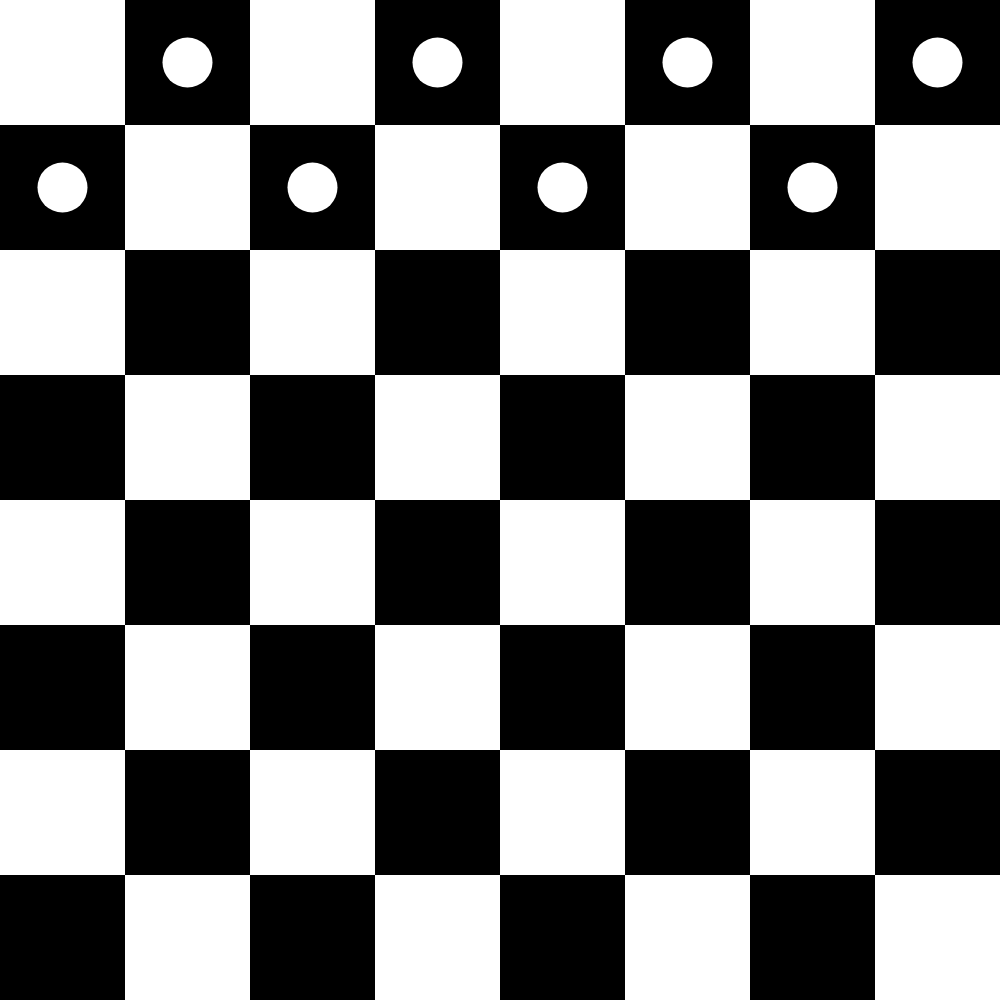
Frame 1 (no input)
Frame 60 (no input): identical to frame 1, image omitted
Frame 120 (the mouse pressed at the canvas centre since frame 60): identical to frame 1, image omitted

The p5.js sketch that drew this single still picture (run headless with seeded random() and noise() and a simulated clock; from frame 60 on, the mouse is pressed at the canvas centre):

// p5.js sketch
// ── sketch.js
//Checkers

let gridArray = [];
let piecesArrayTop = [];
let piecesArrayBottom = [];
let cols = 8;
let rows = 8;
let locked = true;

function setup() {
  createCanvas(1000, 1000, );

  //MAKING THE GRID
  //make an array of arrays (you can test by searching gridArray in console)
  for (i = 0; i < cols; i++) {
    gridArray[i] = [];
    piecesArrayTop[i] = [];
    piecesArrayBottom[i] = [];
  }
  //for every column, for every row, make a new square
  for (i = 0; i < cols; i++) {
    for (j = 0; j < rows; j++) {
      gridArray[i][j] = new Square(i * width / 8, j * height / 8, width / 8)
    }
  }

  //MAKING THE PIECES
  for (i = 0; i < cols; i++) {
    for (j = 0; j < 2; j++) {
      piecesArrayTop[i][j] = new Piece(
        height / 8 / 2 + i * height / 8,
        width / 8 / 2 + j * width / 8,
        50,
        red,
        0)
    }
  }
  for (i = 0; i < cols; i++) {
    for (j = 6; j < rows; j++) {
      piecesArrayBottom[i][j] = new Piece(
        height / 8 / 2 + i * height / 8,
        width / 8 / 2 + j * width / 8, 50,
        255,
        255)
    }
  }
}

function mousePressed() {
  for (i = 0; i < cols; i++) {
    for (j = 0; j < 2; j++) {
      if (locked = false) {
        piecesArrayTop[i][j].changeColour();
      }
    }
  }
}

function draw() {
  background(100, 150, 0);
  // for every column, for every row, draw the sqaure
  for (i = 0; i < cols; i++) {
    for (j = 0; j < rows; j++) {
      if ((i + j) % 2 == 0) {
        gridArray[i][j].displayWhite();
      } else {
        gridArray[i][j].displayBlack();
      }
    }
  }
  //showing the red pieces
  for (i = 0; i < cols; i++) {
    for (j = 0; j < 2; j++) {
      piecesArrayTop[i][j].displayRed();
      if (piecesArrayTop[i][j].cursorOverPiece(mouseX, mouseY) && mouseIsPressed) {
        locked = false;
        print('locked is false')
      } else {
        locked = true
      }
    }
  }
}

//showing the Blue pieces
// for (i = 0; i < cols; i++) {
//   for (j = 6; j < rows; j++) {
//     piecesArrayBottom[i][j].displayBlue();
//   }
// }


// ── Piece.js
class Piece {
    constructor(x, y, d, red, blue) {
        this.x = x
        this.y = y
        this.d = d
        this.red = red
        this.blue = blue
    }

    cursorOverPiece(px, py) {
        if (dist(this.x, this.y, px, py) < this.d / 2) {
            return true;
        } else {
            return false;
        }
    }

    move(px, py) {
        this.x = px
        this.y = py
    }

    changeColour() {
        fill(this.red, 0, this.blue)
    }

    displayRed() {
        fill(this.red, 0, 0);
        noStroke();
        ellipse(this.x, this.y, this.d, this.d)
    }
    displayBlue() {
        fill(0, 0, this.blue);
        noStroke();
        ellipseMode(CENTER)
        ellipse(this.x, this.y, this.d, this.d)
    }

}
// ── Square.js
class Square {
    constructor(x, y, ssize) {
        this.x = x;
        this.y = y;
        this.ssize = ssize
    }

    displayWhite() {
        fill(255)
        noStroke()
        square(this.x, this.y, this.ssize)
    }
    displayBlack() {
        fill(0)
        noStroke()
        square(this.x, this.y, this.ssize)
    }


    state() {
        //if a piece is in a square, return true, otherwise false

    }
}
